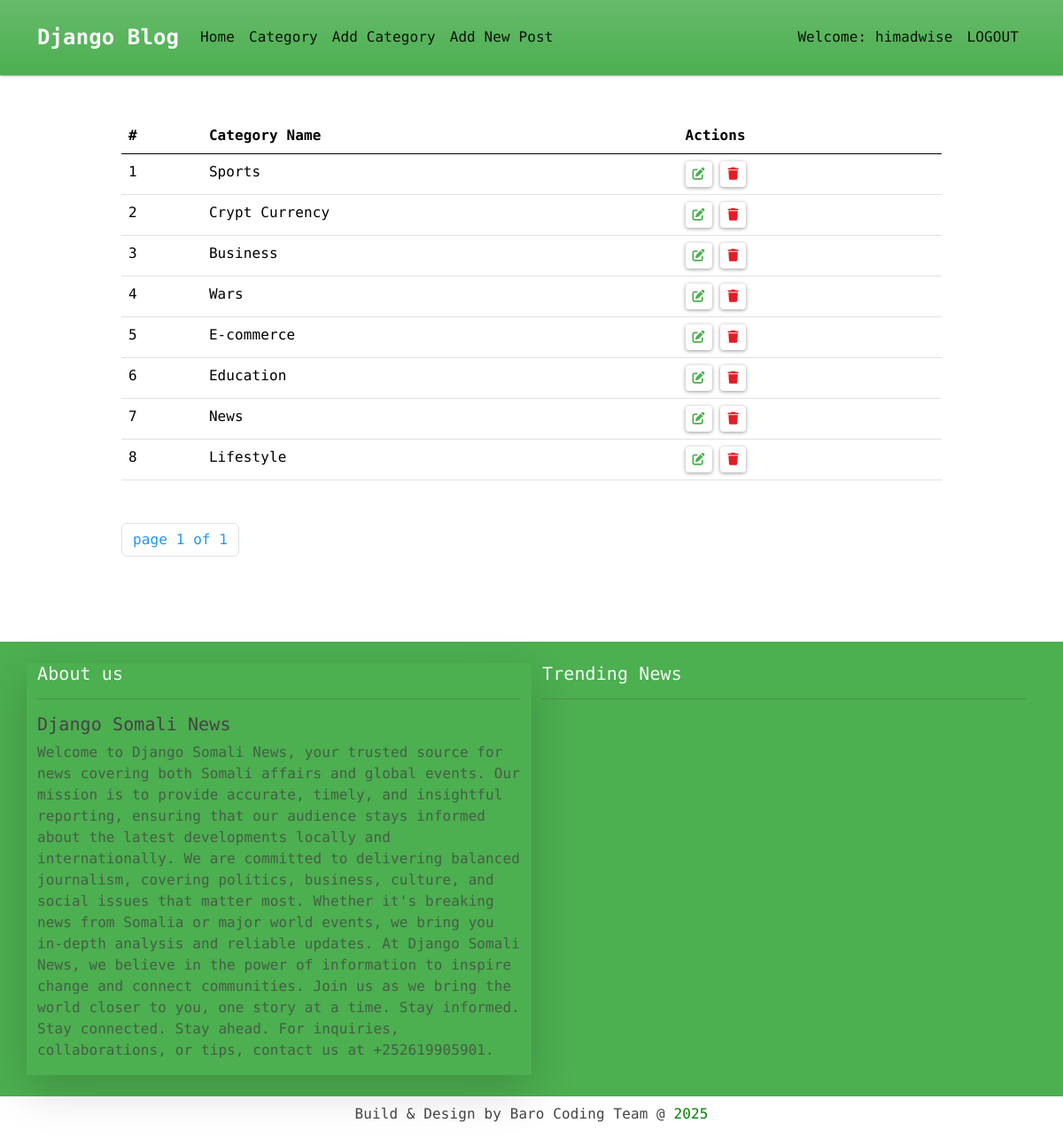
Page /category/ (signed in) on the committed database.
### blog/models.py (models this page shows, shortened)
class Category (models.Model):
    name = models.CharField(max_length=50, unique=True)
    createAt = models.DateTimeField(auto_now_add=True)
    createdBy = models.IntegerField()
    updatedBy= models.IntegerField(blank=True, null=True)
    class Meta:
        verbose_name_plural = 'Categories'

### blog/views.py (the view)
# urls.py: path('category/', CategoryView, name='category'),
@login_required
def CategoryView(request):
    cat = Category.objects.order_by('-id')
    paginator = Paginator(cat, 10)
    page = request.GET.get('page')
    cat = paginator.get_page(page)
    context ={
        "categories": cat
    }
    return render(request, 'blog/categories.html', context)

### blog/templates/blog/categories.html (shortened to what this page needs)
{% extends 'base.html' %}
{% load crispy_forms_tags %}
{% load static %}
{% block content %}
<div class="row">
  <div class="col-10 mx-auto">
    <table class="table table-hover text-success">
      <thead>
        <tr>
          <th scope="col">#</th>
          <th scope="col">Category Name</th>
          <th scope="col">Actions</th>
        </tr>
      </thead>
      <tbody>
        {% for cat in categories %}
        <tr>
          <td>{{forloop.counter}}</td>
          <td>{{cat.name}}</td>
          <td>
            <a
              href="{% url 'blog:category-update' cat.pk %}"
              class="btn btn-outline-success btn-sm"
              ><i class="fa fa-edit"></i
            ></a>
            <a
              href="{% url 'blog:category-delete' cat.pk %}"
              class="btn btn-outline-danger btn-sm"
              ><i class="fa fa-trash"></i
            ></a>
          </td>
        </tr>
        {%endfor%}
      </tbody>
    </table>
    {% include 'blog/pagination.html' with obj_pagination=categories %}
  </div>
</div>
{% endblock content%}

### templates/navbar.html (shortened to what this page needs)
<div class="navbar navbar-expand-md bg-success navbar-light sticky-top">
  <div class="container">
    <a href="/" class="navbar-brand text-light fw-bolder">Django Blog</a>
    <div class="collapse navbar-collapse" id="navbarSupportedContent">
      <ul class="navbar-nav me-auto mb-2 mb-lg-0">
        <li class="nav-item">
          <a href="/" class="nav-link active">Home</a>
        </li>
        {%if user.is_authenticated%}
        <li class="nav-item">
          <a href="{% url 'blog:category' %}" class="nav-link active"
            >Category</a
          >
        </li>
        <li class="nav-item">
          <a href="{% url 'blog:category-create' %}" class="nav-link active"
            >Add Category</a
          >
        </li>
        <li class="nav-item">
          <a href="{% url 'blog:post-create' %}" class="nav-link active"
            >Add New Post</a
          >
        </li>
        {%endif%}
      </ul>
      <ul class="navbar-nav mb-2 mb-lg-0">
        {% if user.is_authenticated %}
        <li class="nav-item">
          <a href="" class="nav-link active">Welcome: {{user.username}}</a>
        </li>
        <li class="nav-item">
          <form method="post" action="{% url 'logout' %}">
            <button type="submit" class="nav-link active btn btn-link">
              Logout
            </button>
          </form>
        </li>
        {% else %}
        <li class="nav-item">
          <a href="{% url 'login' %}" class="nav-link active btn btn-link"
            >Login</a
          >
        </li>
        {% endif %}
      </ul>
    </div>
  </div>
</div>

### static/style.css (style rules this page uses)
* { padding: 0; margin: 0; box-sizing: border-box; }
body { font-family: "Roboto Mono", monospace; }

### rows in the picture
Category: name "Sports"
Category: name "Crypt Currency"
Category: name "Business"
Category: name "Wars"
Category: name "E-commerce"
Category: name "Education"
Category: name "News"
Category: name "Lifestyle"

### other values in the picture
{{ user.username }} "himadwise"
{{ obj_pagination.number }} "1"
{{ obj_pagination.paginator.num_pages }} "1"
